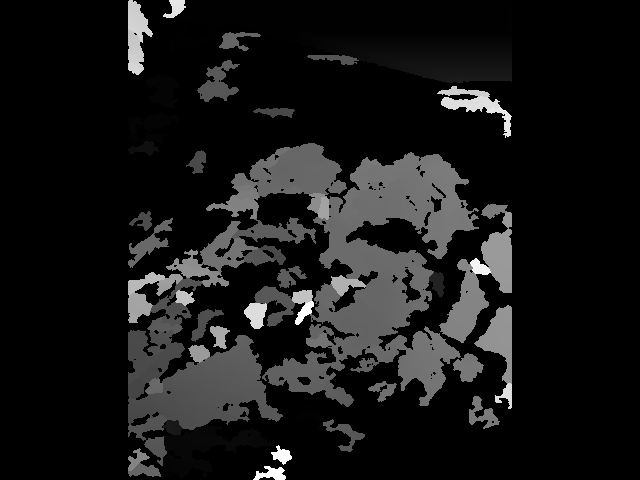
#> input picture notebooks/disparity_SGBM_norm.png, 640 x 480 px, given in place of the camera
$ jupyter execute Untitled.ipynb
#> lines starting #> are read from the running program, lines starting #| are printed output that depends on the picture
[cell 1]
import cv2
import numpy as np
import glob
from tqdm import tqdm
from matplotlib import pyplot as plt
import cv2 as cv

[cell 2]
H1 = np.load("H1.npy")
#> (reads notebooks/H1.npy from the repository)
H2 = np.load("H2.npy")
#> (reads notebooks/H2.npy from the repository)

[cell 3]
cap = cv2.VideoCapture(0)
cap2 = cv2.VideoCapture(3)

[cell 4]
if not cap.isOpened() or not cap2.isOpened():
    print("Cannot open camera")
    exit()
count = 0
block_size = 11
min_disp = -128
max_disp = 128

# Margin in percentage by which the best (minimum) computed cost function value should "win" the second best value to consider the found match correct.
# Normally, a value within the 5-15 range is good enough
uniquenessRatio = 5
# Maximum size of smooth disparity regions to consider their noise speckles and invalidate.
# Set it to 0 to disable speckle filtering. Otherwise, set it somewhere in the 50-200 range.
speckleWindowSize = 200
# Maximum disparity variation within each connected component.
# If you do speckle filtering, set the parameter to a positive value, it will be implicitly multiplied by 16.
# Normally, 1 or 2 is good enough.
speckleRange = 2
disp12MaxDiff = 0


def nothing(x):
    pass

cv2.namedWindow('Disparity',cv2.WINDOW_NORMAL)
cv2.resizeWindow('Disparity',450,450)
cv2.createTrackbar('max_disp','Disparity',1,16,nothing)
cv2.createTrackbar('min_disp','Disparity',0,32,nothing)
cv2.createTrackbar('blockSize','Disparity',5,50,nothing)
cv2.createTrackbar('uniquenessRatio','Disparity',15,100,nothing)
cv2.createTrackbar('speckleRange','Disparity',0,100,nothing)
cv2.createTrackbar('speckleWindowSize','Disparity',3,200,nothing)
cv2.createTrackbar('disp12MaxDiff','Disparity',0,25,nothing)


while True:
    # Capture frame-by-frame
    ret, img1 = cap.read()
#> img1 is the input picture: shape (480, 640, 3); min 0, max 255, mean 23.3
    ret2, img2 = cap2.read()
    h1, w1 = img1.shape[:2]
#> h1 = 480; w1 = 640
    h2, w2 = img1.shape[:2]
#> h2 = 480; w2 = 640

    # Updating the parameters based on the trackbar positions
    max_disp = cv2.getTrackbarPos('max_disp','Disparity')*16
    min_disp = (cv2.getTrackbarPos('min_disp','Disparity') -16)*16
    block_size = cv2.getTrackbarPos('blockSize','Disparity')*2 + 5
    uniquenessRatio = cv2.getTrackbarPos('uniquenessRatio','Disparity')
    speckleRange = cv2.getTrackbarPos('speckleRange','Disparity')
    speckleWindowSize = cv2.getTrackbarPos('speckleWindowSize','Disparity')*2
    disp12MaxDiff = cv2.getTrackbarPos('disp12MaxDiff','Disparity')


    img1_rectified = cv.warpPerspective(img1, H1, (w1, h1))
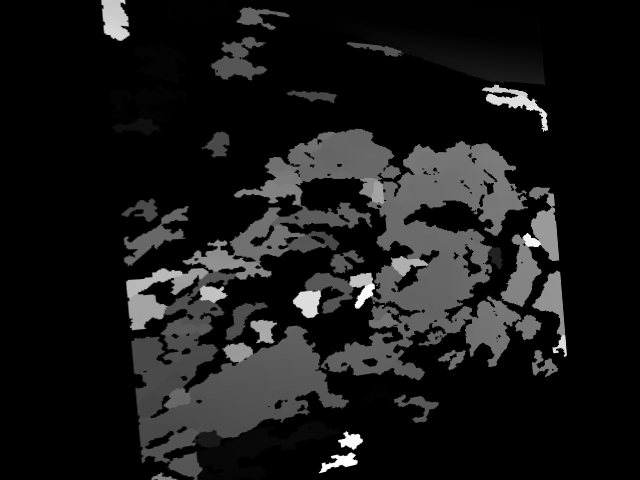
#> img1_rectified: shape (480, 640, 3); min 0, max 255, mean 24.7
    img2_rectified = cv.warpPerspective(img2, H2, (w2, h2))
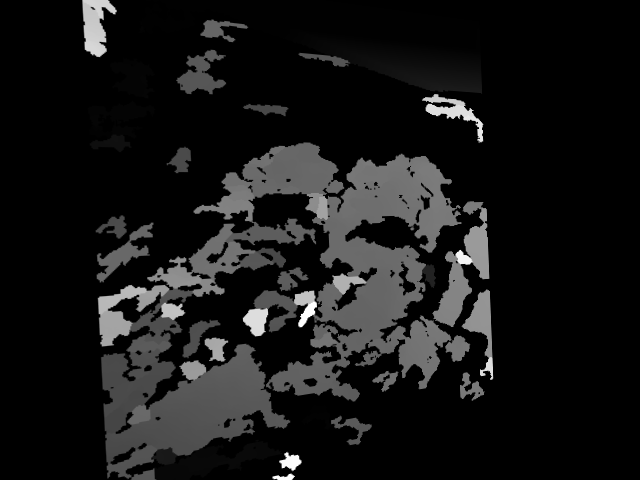
#> img2_rectified: shape (480, 640, 3); min 0, max 255, mean 22.8

    num_disp = max_disp - min_disp

    stereo = cv.StereoSGBM_create(
        minDisparity=min_disp,
        numDisparities=num_disp,
        blockSize=block_size,
        uniquenessRatio=uniquenessRatio,
        speckleWindowSize=speckleWindowSize,
        speckleRange=speckleRange,
        disp12MaxDiff=disp12MaxDiff,
        P1=8 * 1 * block_size * block_size,
        P2=32 * 1 * block_size * block_size,
    )

    disparity_SGBM = stereo.compute(img1_rectified, img2_rectified)
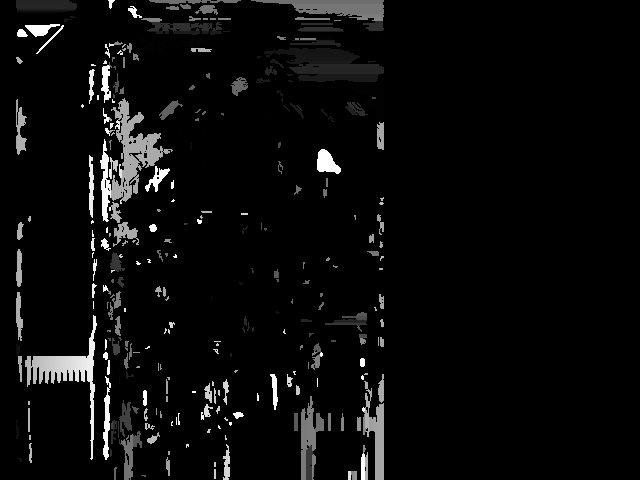
#> disparity_SGBM: shape (480, 640) int16; min -4112, max 240, mean -3922.1; drawn with min black and max white

    # Normalize the values to a range from 0..255 for a grayscale image
    disparity_SGBM = cv.normalize(disparity_SGBM, disparity_SGBM, alpha=255,
                                  beta=0, norm_type=cv.NORM_MINMAX)
    disparity_SGBM = np.uint8(disparity_SGBM)

    imgg = cv2.cvtColor(img1, cv2.COLOR_BGR2GRAY)

    imgg = cv2.resize(imgg, (320,240))
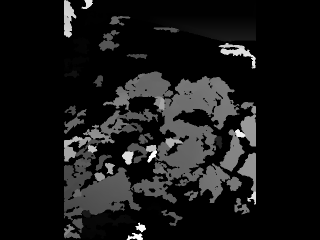
#> imgg: shape (240, 320); min 0, max 255, mean 23.3
    disparity_SGBM = cv2.resize(disparity_SGBM, (320,240))
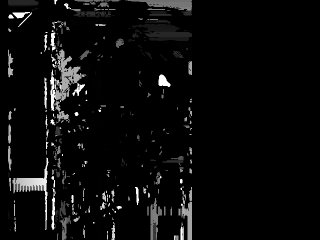
#> disparity_SGBM: shape (240, 320); min 0, max 255, mean 11.1

    # Display the resulting frame
    img_concate_Hori = np.concatenate((imgg, disparity_SGBM),axis=0)
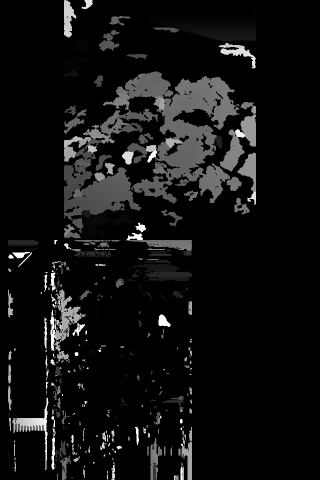
#> img_concate_Hori: shape (480, 320); min 0, max 255, mean 17.2
    cv2.imshow('Output', img_concate_Hori)
    key = cv2.waitKey(1)
#> (key q is pressed here)
    if key == ord('q'):
        break
    if key == ord('s'):
        print("Saving image")
        cv2.imwrite("./testData/"+str(count)+"L.jpg", img1)
        cv2.imwrite("./testData/"+str(count)+"R.jpg", img2)
        count = count+1
# When everything done, release the capture
cv2.destroyAllWindows()
